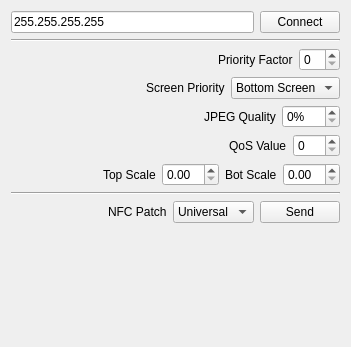
<?xml version="1.0" encoding="UTF-8"?>
<ui version="4.0">
 <class>MainWindow</class>
 <widget class="QMainWindow" name="MainWindow">
  <property name="geometry">
   <rect>
    <x>0</x>
    <y>0</y>
    <width>351</width>
    <height>347</height>
   </rect>
  </property>
  <property name="windowTitle">
   <string>cuteNTR</string>
  </property>
  <widget class="QWidget" name="centralWidget">
   <layout class="QVBoxLayout" name="verticalLayout">
    <item>
     <layout class="QHBoxLayout" name="horizontalLayout_2">
      <item>
       <widget class="QLineEdit" name="dsIP">
        <property name="text">
         <string>255.255.255.255</string>
        </property>
       </widget>
      </item>
      <item>
       <widget class="QPushButton" name="connectButton">
        <property name="text">
         <string>Connect</string>
        </property>
       </widget>
      </item>
     </layout>
    </item>
    <item>
     <widget class="Line" name="line_1">
      <property name="orientation">
       <enum>Qt::Horizontal</enum>
      </property>
     </widget>
    </item>
    <item>
     <layout class="QHBoxLayout" name="horizontalLayout_3">
      <item>
       <spacer name="horizontalSpacer_2">
        <property name="orientation">
         <enum>Qt::Horizontal</enum>
        </property>
        <property name="sizeHint" stdset="0">
         <size>
          <width>40</width>
          <height>20</height>
         </size>
        </property>
       </spacer>
      </item>
      <item>
       <widget class="QLabel" name="l_priFact">
        <property name="text">
         <string>Priority Factor</string>
        </property>
       </widget>
      </item>
      <item>
       <widget class="QSpinBox" name="priFact">
        <property name="suffix">
         <string/>
        </property>
        <property name="maximum">
         <number>30</number>
        </property>
       </widget>
      </item>
     </layout>
    </item>
    <item>
     <layout class="QHBoxLayout" name="horizontalLayout_4">
      <item>
       <spacer name="horizontalSpacer">
        <property name="orientation">
         <enum>Qt::Horizontal</enum>
        </property>
        <property name="sizeHint" stdset="0">
         <size>
          <width>40</width>
          <height>20</height>
         </size>
        </property>
       </spacer>
      </item>
      <item>
       <widget class="QLabel" name="l_priMode">
        <property name="text">
         <string>Screen Priority</string>
        </property>
       </widget>
      </item>
      <item>
       <widget class="QComboBox" name="priMode">
        <item>
         <property name="text">
          <string>Bottom Screen</string>
         </property>
        </item>
        <item>
         <property name="text">
          <string>Top Screen</string>
         </property>
        </item>
       </widget>
      </item>
     </layout>
    </item>
    <item>
     <layout class="QHBoxLayout" name="horizontalLayout_5">
      <item>
       <spacer name="horizontalSpacer_4">
        <property name="orientation">
         <enum>Qt::Horizontal</enum>
        </property>
        <property name="sizeHint" stdset="0">
         <size>
          <width>40</width>
          <height>20</height>
         </size>
        </property>
       </spacer>
      </item>
      <item>
       <widget class="QLabel" name="l_jpeg">
        <property name="text">
         <string>JPEG Quality</string>
        </property>
       </widget>
      </item>
      <item>
       <widget class="QSpinBox" name="jpegQuality">
        <property name="suffix">
         <string>%</string>
        </property>
        <property name="maximum">
         <number>100</number>
        </property>
       </widget>
      </item>
     </layout>
    </item>
    <item>
     <layout class="QHBoxLayout" name="horizontalLayout_6">
      <item>
       <spacer name="horizontalSpacer_5">
        <property name="orientation">
         <enum>Qt::Horizontal</enum>
        </property>
        <property name="sizeHint" stdset="0">
         <size>
          <width>40</width>
          <height>20</height>
         </size>
        </property>
       </spacer>
      </item>
      <item>
       <widget class="QLabel" name="l_qos">
        <property name="text">
         <string>QoS Value</string>
        </property>
       </widget>
      </item>
      <item>
       <widget class="QSpinBox" name="qosValue">
        <property name="maximum">
         <number>105</number>
        </property>
       </widget>
      </item>
     </layout>
    </item>
    <item>
     <layout class="QHBoxLayout" name="horizontalLayout_7">
      <item>
       <spacer name="horizontalSpacer_6">
        <property name="orientation">
         <enum>Qt::Horizontal</enum>
        </property>
        <property name="sizeHint" stdset="0">
         <size>
          <width>40</width>
          <height>20</height>
         </size>
        </property>
       </spacer>
      </item>
      <item>
       <widget class="QLabel" name="l_tScale">
        <property name="text">
         <string>Top Scale</string>
        </property>
       </widget>
      </item>
      <item>
       <widget class="QDoubleSpinBox" name="tScale">
        <property name="singleStep">
         <double>0.100000000000000</double>
        </property>
       </widget>
      </item>
      <item>
       <widget class="QLabel" name="l_bScale">
        <property name="text">
         <string>Bot Scale</string>
        </property>
       </widget>
      </item>
      <item>
       <widget class="QDoubleSpinBox" name="bScale">
        <property name="singleStep">
         <double>0.100000000000000</double>
        </property>
       </widget>
      </item>
     </layout>
    </item>
    <item>
     <widget class="Line" name="line_2">
      <property name="orientation">
       <enum>Qt::Horizontal</enum>
      </property>
     </widget>
    </item>
    <item>
     <layout class="QHBoxLayout" name="horizontalLayout">
      <item>
       <spacer name="horizontalSpacer_3">
        <property name="orientation">
         <enum>Qt::Horizontal</enum>
        </property>
        <property name="sizeHint" stdset="0">
         <size>
          <width>40</width>
          <height>20</height>
         </size>
        </property>
       </spacer>
      </item>
      <item>
       <widget class="QLabel" name="l_nfc">
        <property name="text">
         <string>NFC Patch</string>
        </property>
       </widget>
      </item>
      <item>
       <widget class="QComboBox" name="nfcPatchType">
        <item>
         <property name="text">
          <string>Universal</string>
         </property>
        </item>
       </widget>
      </item>
      <item>
       <widget class="QPushButton" name="sendNfcPatch">
        <property name="text">
         <string>Send</string>
        </property>
       </widget>
      </item>
     </layout>
    </item>
    <item>
     <spacer name="verticalSpacer">
      <property name="orientation">
       <enum>Qt::Vertical</enum>
      </property>
      <property name="sizeHint" stdset="0">
       <size>
        <width>20</width>
        <height>40</height>
       </size>
      </property>
     </spacer>
    </item>
   </layout>
  </widget>
 </widget>
 <layoutdefault spacing="6" margin="11"/>
 <resources/>
 <connections/>
</ui>
